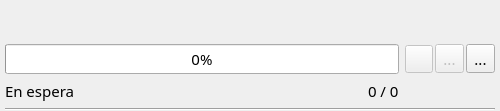
<?xml version="1.0" encoding="UTF-8"?>
<ui version="4.0">
 <class>DownloadItem</class>
 <widget class="QWidget" name="DownloadItem">
  <property name="geometry">
   <rect>
    <x>0</x>
    <y>0</y>
    <width>500</width>
    <height>111</height>
   </rect>
  </property>
  <property name="minimumSize">
   <size>
    <width>0</width>
    <height>111</height>
   </size>
  </property>
  <property name="maximumSize">
   <size>
    <width>16777215</width>
    <height>111</height>
   </size>
  </property>
  <property name="font">
   <font>
    <family>HarmonyOS Sans SC</family>
    <pointsize>11</pointsize>
   </font>
  </property>
  <property name="windowTitle">
   <string>Form</string>
  </property>
  <layout class="QVBoxLayout" name="verticalLayout">
   <property name="leftMargin">
    <number>5</number>
   </property>
   <property name="topMargin">
    <number>0</number>
   </property>
   <property name="rightMargin">
    <number>5</number>
   </property>
   <property name="bottomMargin">
    <number>0</number>
   </property>
   <item>
    <layout class="QHBoxLayout" name="horizontalLayout_3">
     <item>
      <widget class="QLabel" name="label_title">
       <property name="text">
        <string/>
       </property>
      </widget>
     </item>
     <item>
      <widget class="QLabel" name="label_part">
       <property name="text">
        <string/>
       </property>
      </widget>
     </item>
     <item>
      <spacer name="horizontalSpacer_2">
       <property name="orientation">
        <enum>Qt::Horizontal</enum>
       </property>
       <property name="sizeHint" stdset="0">
        <size>
         <width>40</width>
         <height>20</height>
        </size>
       </property>
      </spacer>
     </item>
    </layout>
   </item>
   <item>
    <layout class="QGridLayout" name="gridLayout">
     <item row="1" column="0">
      <layout class="QHBoxLayout" name="horizontalLayout_2">
       <item>
        <widget class="QLabel" name="label_status">
         <property name="text">
          <string>En espera</string>
         </property>
        </widget>
       </item>
       <item>
        <spacer name="horizontalSpacer">
         <property name="orientation">
          <enum>Qt::Horizontal</enum>
         </property>
         <property name="sizeHint" stdset="0">
          <size>
           <width>40</width>
           <height>20</height>
          </size>
         </property>
        </spacer>
       </item>
       <item>
        <widget class="QLabel" name="label_progress">
         <property name="text">
          <string>0 / 0</string>
         </property>
        </widget>
       </item>
      </layout>
     </item>
     <item row="0" column="0">
      <widget class="QProgressBar" name="progressBar">
       <property name="value">
        <number>0</number>
       </property>
      </widget>
     </item>
     <item row="0" column="1">
      <layout class="QHBoxLayout" name="horizontalLayout">
       <property name="spacing">
        <number>2</number>
       </property>
       <item>
        <widget class="QToolButton" name="button_pause">
         <property name="enabled">
          <bool>false</bool>
         </property>
         <property name="minimumSize">
          <size>
           <width>28</width>
           <height>28</height>
          </size>
         </property>
         <property name="toolTip">
          <string>Pausar/Reanudar</string>
         </property>
         <property name="icon">
          <iconset resource="res.qrc">
           <normaloff>:/res/download-item/pause.svg</normaloff>:/res/download-item/pause.svg</iconset>
         </property>
        </widget>
       </item>
       <item>
        <widget class="QToolButton" name="button_restart">
         <property name="enabled">
          <bool>false</bool>
         </property>
         <property name="minimumSize">
          <size>
           <width>28</width>
           <height>28</height>
          </size>
         </property>
         <property name="toolTip">
          <string>Reintentar</string>
         </property>
         <property name="text">
          <string>...</string>
         </property>
         <property name="icon">
          <iconset resource="res.qrc">
           <normaloff>:/res/download-item/restart.svg</normaloff>:/res/download-item/restart.svg</iconset>
         </property>
        </widget>
       </item>
       <item>
        <widget class="QToolButton" name="button_open">
         <property name="minimumSize">
          <size>
           <width>28</width>
           <height>28</height>
          </size>
         </property>
         <property name="toolTip">
          <string>Abrir carpeta</string>
         </property>
         <property name="text">
          <string>...</string>
         </property>
         <property name="icon">
          <iconset resource="res.qrc">
           <normaloff>:/res/download-item/folder.svg</normaloff>:/res/download-item/folder.svg</iconset>
         </property>
        </widget>
       </item>
      </layout>
     </item>
    </layout>
   </item>
   <item>
    <widget class="Line" name="line">
     <property name="orientation">
      <enum>Qt::Horizontal</enum>
     </property>
    </widget>
   </item>
  </layout>
 </widget>
 <resources>
  <include location="res.qrc"/>
 </resources>
 <connections/>
</ui>
